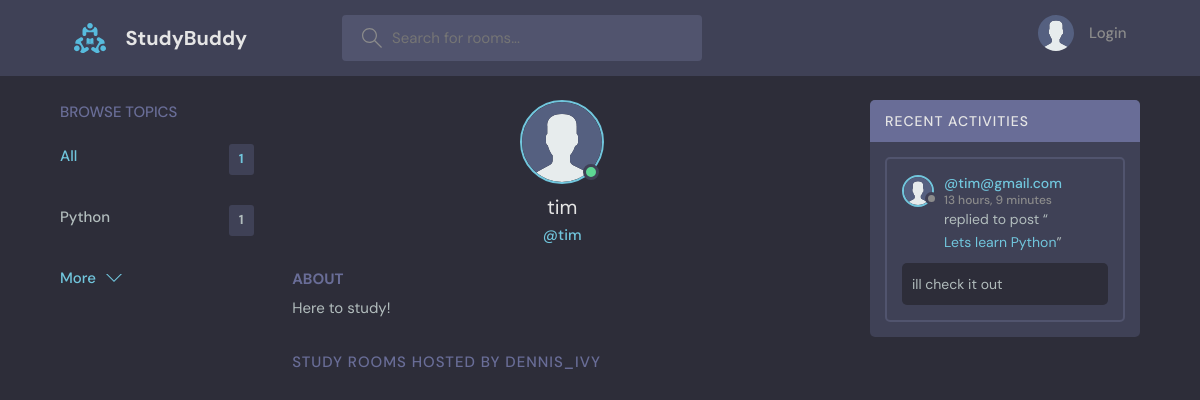
The page /profile/2 on the database its author committed.
### base/models.py (models this page shows, shortened)
class Topic(models.Model):
    name = models.CharField(max_length=200)

class User(AbstractUser):
    name = models.CharField(max_length=200, null=True)
    email = models.EmailField(unique=True, null=True)
    bio = models.TextField(null=True)
    avatar = models.ImageField(null=True, default="avatar.svg")
    USERNAME_FIELD = 'email'
    REQUIRED_FIELDS = []

class Message(models.Model):
    user = models.ForeignKey(User, on_delete=models.CASCADE)
    room = models.ForeignKey(Room, on_delete=models.CASCADE)
    body = models.TextField()
    updated = models.DateTimeField(auto_now=True)
    created = models.DateTimeField(auto_now_add=True)
    class Meta:
        ordering = ['-updated', '-created']

class Room(models.Model):
    host = models.ForeignKey(User, on_delete=models.SET_NULL, null=True)
    topic = models.ForeignKey(Topic, on_delete=models.SET_NULL, null=True)
    name = models.CharField(max_length=200)
    description = models.TextField(null=True, blank=True)
    participants = models.ManyToManyField(User, related_name='participants', blank=True)
    updated = models.DateTimeField(auto_now=True)
    created = models.DateTimeField(auto_now_add=True)
    class Meta:
        ordering = ['-updated', '-created']
    def __str__(self):
        return self.name

### base/views.py (the view)
# urls.py: path('profile/<str:pk>', views.userProfile, name="user-profile"),
def userProfile(request, pk):
    user = User.objects.get(id=pk)
    rooms = user.room_set.all()
    room_messages = user.message_set.all()
    topics = Topic.objects.all()
    context = {'user': user, 'rooms': rooms, 'room_messages': room_messages, 'topics': topics}
    return render(request, 'base/profile.html', context)

### base/templates/base/profile.html (shortened to what this page needs)
{% extends 'main.html' %}
{% block content %}
  <main class="profile-page layout layout--3">
    <div class="container">
      {% include 'base/topics_component.html' %}
      <div class="roomList">
        <div class="profile">
          <div class="profile__avatar">
            <div class="avatar avatar--large active">
              <img src="{{user.avatar.url}}" />
            </div>
          </div>
          <div class="profile__info">
            <h3>{{user.username}}</h3>
            <p>@{{user.username}}</p>
          </div>
          <div class="profile__about">
            <h3>About</h3>
            <p>{{ user.bio|default:"Here to study!" }}</p>
          </div>
        </div>
        <div class="roomList__header">
          <div>
            <h2>Study Rooms Hosted by dennis_ivy</a>
            </h2>
          </div>
        </div>
      </div>
      {% include 'base/activity_component.html' %}
    </div>
  </main>
  {% endblock content %}

### templates/main.html (shortened to what this page needs)
<!DOCTYPE html>
{% load static %}
<html lang="en">
  <head>
    <link rel="stylesheet" href="{% static 'styles/style.css' %}" />
  </head>
  <body>
    {% include 'navbar.html' %}
    {% block content %}
    {% endblock %}
  </body>
</html>

### templates/navbar.html (shortened to what this page needs)
{% load static %}
<header class="header header--loggedIn">
    <div class="container">
      <a href="{% url 'home' %}" class="header__logo">
        <img src="{% static 'images/logo.svg' %}" />
        <h1>StudyBuddy</h1>
      </a>
      <form class="header__search" method="GET" action="{% url 'home' %}">
        <label>
          <input name="q"  placeholder="Search for rooms..." />
        </label>
      </form>
      <nav class="header__menu">
        {% if request.user.is_authenticated %}
        <div class="header__user">
          <a href="{% url 'user-profile' user.id %}">
            <div class="avatar avatar--medium active">
              <img src="{{request.user.avatar.url}}" />
            </div>
            <p>{{request.user.username}}<span>@{{request.user.username}}</span></p>
          </a>
          <button class="dropdown-button">
            <svg version="1.1" xmlns="http://www.w3.org/2000/svg" width="32" height="32" viewBox="0 0 32 32">
              <title>chevron-down</title>
              <path d="M16 21l-13-13h-3l16 16 16-16h-3l-13 13z"></path>
            </svg>
          </button>
        </div>
        {% else %}
        <a href="{% url 'login' %}">
          <img src="{% static 'images/avatar.svg' %}" />
          <p>Login</p>
        </a>
        {% endif %}
      </nav>
    </div>
  </header>

### base/templates/base/topics_component.html
<div class="topics">
    <div class="topics__header">
      <h2>Browse Topics</h2>
    </div>
    <ul class="topics__list">
      <li>
        <a href="{% url 'home' %}" class="active">All <span>{{topics.count}}</span></a>
      </li>
      {% for topic in topics %}
      <li>
        <a href="{% url 'home' %}?q={{topic.name}}">{{topic.name}}<span>{{topic.room_set.all.count}}</span></a>
      </li>
      {% endfor %}
    </ul>
    <a class="btn btn--link" href="{% url 'topics' %}">
      More
      <svg version="1.1" xmlns="http://www.w3.org/2000/svg" width="32" height="32" viewBox="0 0 32 32">
        <title>chevron-down</title>
        <path d="M16 21l-13-13h-3l16 16 16-16h-3l-13 13z"></path>
      </svg>
    </a>
  </div>

### base/templates/base/activity_component.html (shortened to what this page needs)
<div class="activities">
    <div class="activities__header">
      <h2>Recent Activities</h2>
    </div>
    {% for message in room_messages %}
    <div class="activities__box">
      <div class="activities__boxHeader roomListRoom__header">
        <a href="{% url 'user-profile' message.user.id %}" class="roomListRoom__author">
          <div class="avatar avatar--small">
            <img src="{{message.user.avatar.url}}" />
          </div>
          <p>
            @{{message.user}}
            <span>{{message.created|timesince}}</span>
          </p>
        </a>
      </div>
      <div class="activities__boxContent">
        <p>replied to post “<a href="{% url 'room' message.room.id %}">{{message.room}}</a>”</p>
        <div class="activities__boxRoomContent">
            {{message.body}}
        </div>
      </div>
    </div>
    {% endfor %}
  </div>

### rows shown on the page
Topic: name "Python", room_set.all.count "1"
User: avatar (placeholder picture), username "tim", bio "Here to study!"
Message: user.avatar (placeholder picture), user "tim@gmail.com", created "13 hours, 9 minutes", room "Lets learn Python", body "ill check it out"

### other values the page prints
{{ topics.count }} "1"
